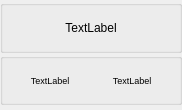
<?xml version="1.0" encoding="UTF-8"?>
<ui version="4.0">
 <class>routineCell</class>
 <widget class="QWidget" name="routineCell">
  <property name="geometry">
   <rect>
    <x>0</x>
    <y>0</y>
    <width>182</width>
    <height>110</height>
   </rect>
  </property>
  <property name="windowTitle">
   <string>Form</string>
  </property>
  <property name="styleSheet">
   <string notr="true"/>
  </property>
  <layout class="QVBoxLayout" name="verticalLayout">
   <property name="spacing">
    <number>0</number>
   </property>
   <property name="leftMargin">
    <number>0</number>
   </property>
   <property name="topMargin">
    <number>0</number>
   </property>
   <property name="rightMargin">
    <number>0</number>
   </property>
   <property name="bottomMargin">
    <number>0</number>
   </property>
   <item>
    <widget class="QWidget" name="headUnit" native="true">
     <layout class="QVBoxLayout" name="verticalLayout_3">
      <property name="spacing">
       <number>0</number>
      </property>
      <property name="leftMargin">
       <number>0</number>
      </property>
      <property name="topMargin">
       <number>0</number>
      </property>
      <property name="rightMargin">
       <number>0</number>
      </property>
      <property name="bottomMargin">
       <number>0</number>
      </property>
      <item>
       <widget class="QGroupBox" name="groupBox">
        <property name="title">
         <string/>
        </property>
        <layout class="QVBoxLayout" name="verticalLayout_2">
         <item>
          <widget class="QLabel" name="name">
           <property name="text">
            <string>TextLabel</string>
           </property>
           <property name="alignment">
            <set>Qt::AlignCenter</set>
           </property>
          </widget>
         </item>
        </layout>
       </widget>
      </item>
      <item>
       <widget class="QGroupBox" name="groupBox_2">
        <property name="styleSheet">
         <string notr="true">font-size:9px</string>
        </property>
        <property name="title">
         <string/>
        </property>
        <property name="alignment">
         <set>Qt::AlignCenter</set>
        </property>
        <layout class="QHBoxLayout" name="horizontalLayout">
         <item>
          <widget class="QLabel" name="Instructor">
           <property name="text">
            <string>TextLabel</string>
           </property>
           <property name="alignment">
            <set>Qt::AlignCenter</set>
           </property>
          </widget>
         </item>
         <item>
          <widget class="QLabel" name="location">
           <property name="text">
            <string>TextLabel</string>
           </property>
           <property name="alignment">
            <set>Qt::AlignCenter</set>
           </property>
          </widget>
         </item>
        </layout>
       </widget>
      </item>
     </layout>
    </widget>
   </item>
   <item>
    <spacer name="separator">
     <property name="orientation">
      <enum>Qt::Vertical</enum>
     </property>
     <property name="sizeType">
      <enum>QSizePolicy::Fixed</enum>
     </property>
     <property name="sizeHint" stdset="0">
      <size>
       <width>20</width>
       <height>5</height>
      </size>
     </property>
    </spacer>
   </item>
  </layout>
 </widget>
 <resources/>
 <connections/>
</ui>
